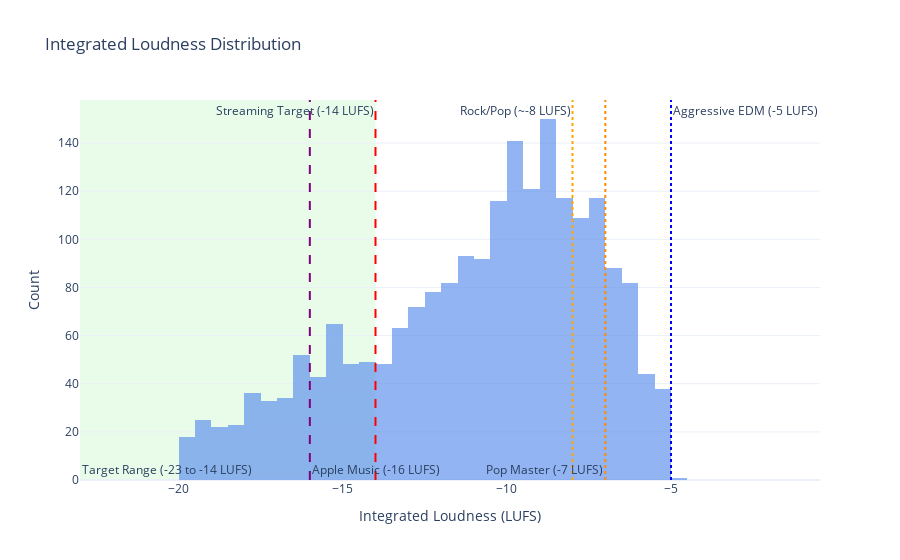

The code cell stored with this chart in its notebook:
### Markdown cell above
## Loudness Analysis

Analyze the integrated loudness distribution.

### Code cell
fig = go.Figure()

# Histogram of integrated loudness values
fig.add_trace(
    go.Histogram(
        x=df["loudness"],
        nbinsx=30,
        name="Integrated Loudness",
        marker_color="rgba(100, 149, 237, 0.7)",  # Cornflower blue
    )
)

# Shaded target range: Broadcast (-23 LUFS) to Music Master (-14 LUFS)
fig.add_vrect(
    x0=-23,
    x1=-14,
    fillcolor="LightGreen",
    opacity=0.2,
    layer="below",
    line_width=0,
    annotation_text="Target Range\n(-23 to -14 LUFS)",
    annotation_position="bottom left",
)

# Add vertical dashed lines for key targets

# Apple Music target: -16 LUFS
fig.add_vline(
    x=-16,
    line_dash="dash",
    line_color="purple",
    annotation_text="Apple Music (-16 LUFS)",
    annotation_position="bottom right",
)

# Spotify, SoundCloud, YouTube target: -14 LUFS
fig.add_vline(
    x=-14,
    line_dash="dash",
    line_color="red",
    annotation_text="Streaming Target (-14 LUFS)",
    annotation_position="top left",
)

# Typical rock/pop master: around -8 LUFS
fig.add_vline(
    x=-8,
    line_dash="dot",
    line_color="orange",
    annotation_text="Rock/Pop (~-8 LUFS)",
    annotation_position="top left",
)

# Pop track (where dynamics collapse): around -7 LUFS
(
    fig.add_vline(
        x=-7,
        line_dash="dot",
        line_color="darkorange",
        annotation_text="Pop Master (-7 LUFS)",
        annotation_position="bottom left",
    ),
)
# Aggressive EDM master: around -5 LUFS
fig.add_vline(
    x=-5,
    line_dash="dot",
    line_color="blue",
    annotation_text="Aggressive EDM (-5 LUFS)",
    annotation_position="top right",
)

fig.update_layout(
    title="Integrated Loudness Distribution",
    xaxis_title="Integrated Loudness (LUFS)",
    yaxis_title="Count",
    template="plotly_white",
)

fig.show()

### Figure 1 — Plotly figure (JSON) as saved in the notebook; plotly's stock layout.template omitted (floating-point values rounded to 4 significant figures; data arrays with more than 128 entries replaced by an {"elided": "..."} marker saying what was removed)
{"data": [{"marker": {"color": "rgba(100, 149, 237, 0.7)"}, "name": "Integrated Loudness", "nbinsx": 30, "type": "histogram", "x": {"elided": "2100 float values"}}], "layout": {"annotations": [{"showarrow": false, "text": "Target Range\n(-23 to -14 LUFS)", "x": -23, "xanchor": "left", "xref": "x", "y": 0, "yanchor": "bottom", "yref": "y domain"}, {"showarrow": false, "text": "Apple Music (-16 LUFS)", "x": -16, "xanchor": "left", "xref": "x", "y": 0, "yanchor": "bottom", "yref": "y domain"}, {"showarrow": false, "text": "Streaming Target (-14 LUFS)", "x": -14, "xanchor": "right", "xref": "x", "y": 1, "yanchor": "top", "yref": "y domain"}, {"showarrow": false, "text": "Rock/Pop (~-8 LUFS)", "x": -8, "xanchor": "right", "xref": "x", "y": 1, "yanchor": "top", "yref": "y domain"}, {"showarrow": false, "text": "Pop Master (-7 LUFS)", "x": -7, "xanchor": "right", "xref": "x", "y": 0, "yanchor": "bottom", "yref": "y domain"}, {"showarrow": false, "text": "Aggressive EDM (-5 LUFS)", "x": -5, "xanchor": "left", "xref": "x", "y": 1, "yanchor": "top", "yref": "y domain"}], "shapes": [{"fillcolor": "LightGreen", "layer": "below", "line": {"width": 0}, "opacity": 0.2, "type": "rect", "x0": -23, "x1": -14, "xref": "x", "y0": 0, "y1": 1, "yref": "y domain"}, {"line": {"color": "purple", "dash": "dash"}, "type": "line", "x0": -16, "x1": -16, "xref": "x", "y0": 0, "y1": 1, "yref": "y domain"}, {"line": {"color": "red", "dash": "dash"}, "type": "line", "x0": -14, "x1": -14, "xref": "x", "y0": 0, "y1": 1, "yref": "y domain"}, {"line": {"color": "orange", "dash": "dot"}, "type": "line", "x0": -8, "x1": -8, "xref": "x", "y0": 0, "y1": 1, "yref": "y domain"}, {"line": {"color": "darkorange", "dash": "dot"}, "type": "line", "x0": -7, "x1": -7, "xref": "x", "y0": 0, "y1": 1, "yref": "y domain"}, {"line": {"color": "blue", "dash": "dot"}, "type": "line", "x0": -5, "x1": -5, "xref": "x", "y0": 0, "y1": 1, "yref": "y domain"}], "title": {"text": "Integrated Loudness Distribution"}, "xaxis": {"title": {"text": "Integrated Loudness (LUFS)"}}, "yaxis": {"title": {"text": "Count"}}}}
